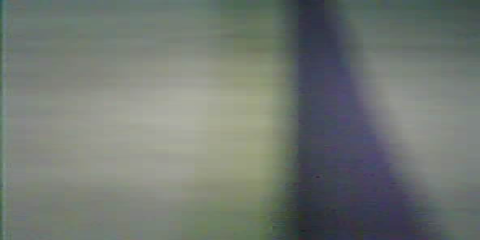
#> input picture Step-0-Line-Following/pics/111.png, 480 x 240 px
$ python -i LineFollowingModule.py   (imports and definitions only)
#> lines starting #> are read from the running program, lines starting #| are printed output that depends on the picture; after the words box and inside, x2 and y2 are one past the last pixel; in counts of white or black regions, pixels touching at a corner belong together
#> further down, picture is the input picture: shape (240, 480, 3); mean B, G, R 113.6, 119.4, 113
import cv2
import numpy as np
import ESP32camModule as wM
import time

threshold_value = 84

def follow(img, display= False):
    # 1. Bild in Graustufen konvertieren
#> called with display = False
    gray = cv2.cvtColor(img, cv2.COLOR_BGR2GRAY)
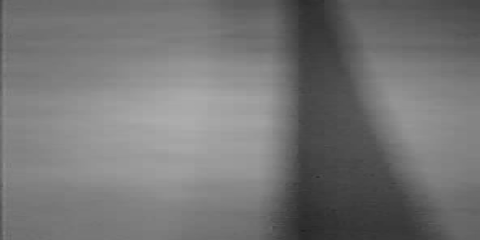
#> gray: shape (240, 480); min 33, max 173, mean 116.8

    # 2. Gaußscher Weichzeichner, um Rauschen zu reduzieren
    blurred = cv2.GaussianBlur(gray, (5, 5), 0)

    # 3. Schwellenwert anwenden, um das dunkle Paketband zu erkennen
    _, threshold = cv2.threshold(blurred, threshold_value, 255, cv2.THRESH_BINARY_INV)
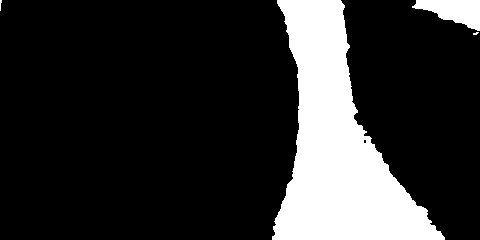
#> threshold: shape (240, 480); 18.6% white; 4 white regions (2 under 20 px), largest, box (x1, y1, x2, y2) and area: (272, 0, 445, 240) 20194, (412, 0, 480, 31) 1243

    # 4. Morphologische Operationen, um kleine Fehler zu beseitigen
    kernel = np.ones((5, 5), np.uint8)
    mask = cv2.morphologyEx(threshold, cv2.MORPH_CLOSE, kernel)
#> mask: shape (240, 480); 18.7% white; 3 white regions (1 under 20 px)

    # 5. Konturen finden
    contours, _ = cv2.findContours(mask, cv2.RETR_EXTERNAL, cv2.CHAIN_APPROX_SIMPLE)
#> contours = 3 contours, 1 with area under 20; largest, box (x1, y1, x2, y2) and area: (272, 0, 445, 240) 19868, (412, 0, 480, 35) 1184

    # 6. Konturen zeichnen (optional zur Visualisierung)
    result = img.copy()
    cv2.drawContours(result, contours, -1, (0, 255, 0), 2)
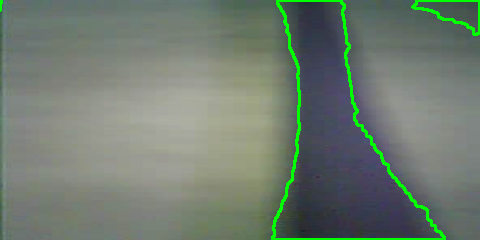
#> result: shape (240, 480, 3); 2.42% of pixels changed, all inside (x1, y1, x2, y2) = (0, 0, 480, 240)

    # 7. Ausgabe des bearbeiteten Bildes
    if display:
        cv2.imshow('IMG',img)
        cv2.imshow("Mask", mask)
        cv2.imshow("Result", result)

    if len(contours) == 0:
        print("Kein Weg erkannt")
        return {"axis2": 0, "axis1": 0}

    # Größte Kontur finden (das Paketband)
    largest_contour = max(contours, key=cv2.contourArea)
#> largest_contour = contour of 233 points, box (x1, y1, x2, y2) (272, 0, 445, 240), area 19868

    # Schwerpunkt (Centroid) der größten Kontur berechnen
    M = cv2.moments(largest_contour)
#> M = moments, m00 19867.5, centre m10/m00, m01/m00 = (337.1, 146)
    if M["m00"] == 0:  # Vermeidet Division durch Null
        return "stop"

    cx = int(M["m10"] / M["m00"])  # x-Koordinate des Schwerpunkts
#> cx = 337
    cy = int(M["m01"] / M["m00"])  # y-Koordinate des Schwerpunkts
#> cy = 145

    # Mittellinie des Bildes berechnen
    height, width = img.shape[:2]
#> height = 240; width = 480
    mid_x = width // 2
#> mid_x = 240

    # Entscheidungslogik basierend auf der Position des Schwerpunkts
    if cx < mid_x - 40:
        # Linksdrehung
        command = {"axis2": 0, "axis1": -1}
    elif cx > mid_x + 40:
        # Rechtsdrehung
        command = {"axis2": 0, "axis1": 1}
    else:
        # Geradeaus fahren
        command = {"axis2": -1, "axis1": 0}

    # Ergebnis visualisieren (optional)
    if display:
        result = img.copy()
        cv2.drawContours(result, [largest_contour], -1, (0, 255, 0), 2)
        cv2.circle(result, (cx, cy), 5, (255, 0, 0), -1)
        cv2.line(result, (mid_x, 0), (mid_x, height), (0, 0, 255), 2)
        cv2.imshow("Result", result)
    return command


def find_threshold():
    global threshold_value
    time.sleep(0.5)
    threshold_value = threshold_value + 2
    print(threshold_value)


# [9 lines not run here, left out]

>>> import cv2
>>> picture = cv2.imread('pics/111.png')
>>> result = follow(picture)
#> result = {'axis2': 0, 'axis1': 1}

$ run again, on Step-0-Line-Following/pics/143.png
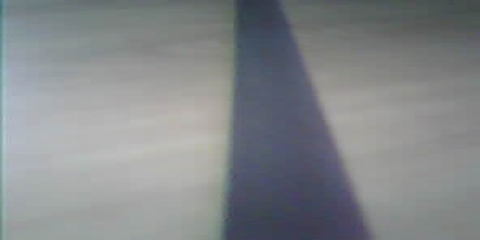
#> input picture Step-0-Line-Following/pics/143.png, 480 x 240 px
#> picture is the input picture: shape (240, 480, 3); mean B, G, R 138, 135.3, 131.7
#> in follow, `_, threshold = cv2.threshold(blurred, threshold_value, 255, cv2.THRESH..`:
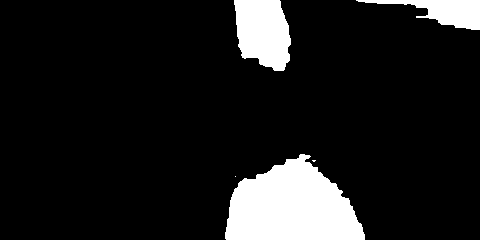
#> threshold: shape (240, 480); 11.5% white; 5 white regions (2 under 20 px), largest, box (x1, y1, x2, y2) and area: (225, 154, 365, 240) 8356, (234, 0, 291, 71) 3178, (356, 0, 480, 30) 1675
#> mask: shape (240, 480); 11.5% white; 4 white regions (1 under 20 px)
#> contours = 4 contours, 1 with area under 20; largest, box (x1, y1, x2, y2) and area: (225, 154, 365, 240) 8206, (234, 0, 291, 71) 3070, (356, 0, 480, 30) 1524
#> in follow, `cv2.drawContours(result, contours, -1, (0, 255, 0), 2)`:
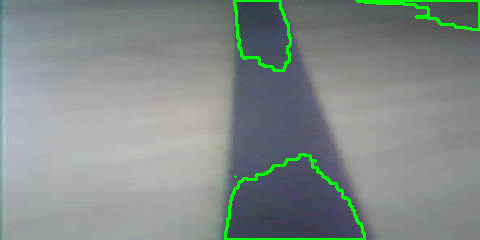
#> result: shape (240, 480, 3); 2.25% of pixels changed, all inside (x1, y1, x2, y2) = (224, 0, 480, 240)
#> largest_contour = contour of 112 points, box (x1, y1, x2, y2) (225, 154, 365, 240), area 8206
#> M = moments, m00 8205.5, centre m10/m00, m01/m00 = (291.1, 206.2)
#> cx = 291
#> cy = 206
#> `result = follow(picture)`: result = {'axis2': 0, 'axis1': 1}

$ run again, on Step-0-Line-Following/pics/145.png
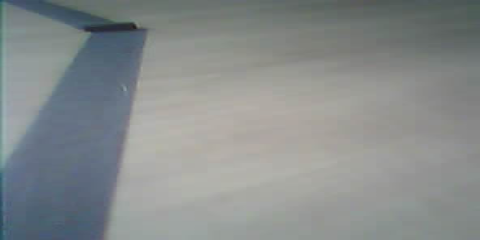
#> input picture Step-0-Line-Following/pics/145.png, 480 x 240 px
#> picture is the input picture: shape (240, 480, 3); mean B, G, R 140.1, 140, 135.1
#> in follow, `_, threshold = cv2.threshold(blurred, threshold_value, 255, cv2.THRESH..`:
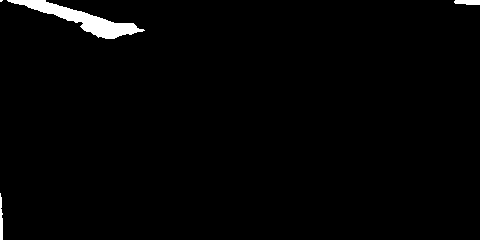
#> threshold: shape (240, 480); 1.6% white; 4 white regions (1 under 20 px), largest, box (x1, y1, x2, y2) and area: (7, 0, 145, 39) 1594, (454, 0, 480, 5) 116, (0, 193, 3, 240) 113
#> mask: shape (240, 480); 1.6% white; 3 white regions
#> contours = 3 contours; box (x1, y1, x2, y2) and area: (0, 0, 145, 39) 1476, (454, 0, 480, 5) 88, (0, 193, 3, 240) 69
#> in follow, `cv2.drawContours(result, contours, -1, (0, 255, 0), 2)`:
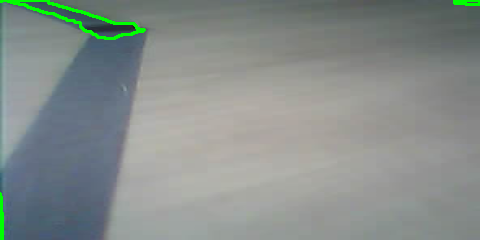
#> result: shape (240, 480, 3); 1.08% of pixels changed, all inside (x1, y1, x2, y2) = (0, 0, 480, 240)
#> largest_contour = contour of 121 points, box (x1, y1, x2, y2) (0, 0, 145, 39), area 1476
#> M = moments, m00 1476.5, centre m10/m00, m01/m00 = (82.97, 19.27)
#> cx = 82
#> cy = 19
#> `result = follow(picture)`: result = {'axis2': 0, 'axis1': -1}

$ run again, on Step-0-Line-Following/pics/15.png
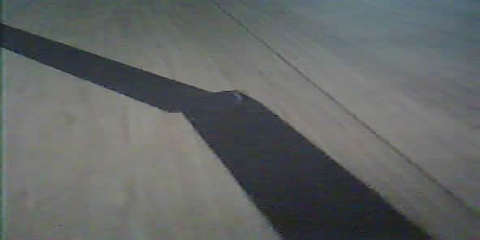
#> input picture Step-0-Line-Following/pics/15.png, 480 x 240 px
#> picture is the input picture: shape (240, 480, 3); mean B, G, R 101.1, 101.7, 98
#> in follow, `_, threshold = cv2.threshold(blurred, threshold_value, 255, cv2.THRESH..`:
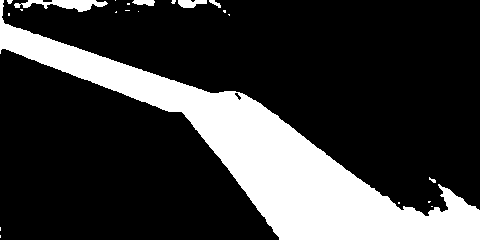
#> threshold: shape (240, 480); 22.7% white; 22 white regions (16 under 20 px), largest, box (x1, y1, x2, y2) and area: (0, 0, 480, 240) 25119, (14, 0, 108, 12) 575, (178, 0, 207, 8) 168, (132, 0, 155, 6) 105, (209, 0, 221, 8) 44, (429, 177, 436, 183) 21
#> mask: shape (240, 480); 22.9% white; 13 white regions (9 under 20 px)
#> contours = 13 contours, 10 with area under 20; largest, box (x1, y1, x2, y2) and area: (0, 0, 480, 240) 25216, (171, 0, 221, 8) 202, (127, 0, 155, 6) 90
#> in follow, `cv2.drawContours(result, contours, -1, (0, 255, 0), 2)`:
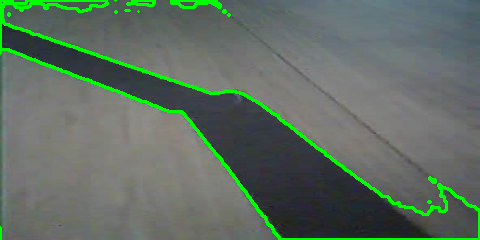
#> result: shape (240, 480, 3); 4.45% of pixels changed, all inside (x1, y1, x2, y2) = (0, 0, 480, 240)
#> largest_contour = contour of 558 points, box (x1, y1, x2, y2) (0, 0, 480, 240), area 25216
#> M = moments, m00 25215.5, centre m10/m00, m01/m00 = (259.4, 152)
#> cx = 259
#> cy = 151
#> `result = follow(picture)`: result = {'axis2': -1, 'axis1': 0}
